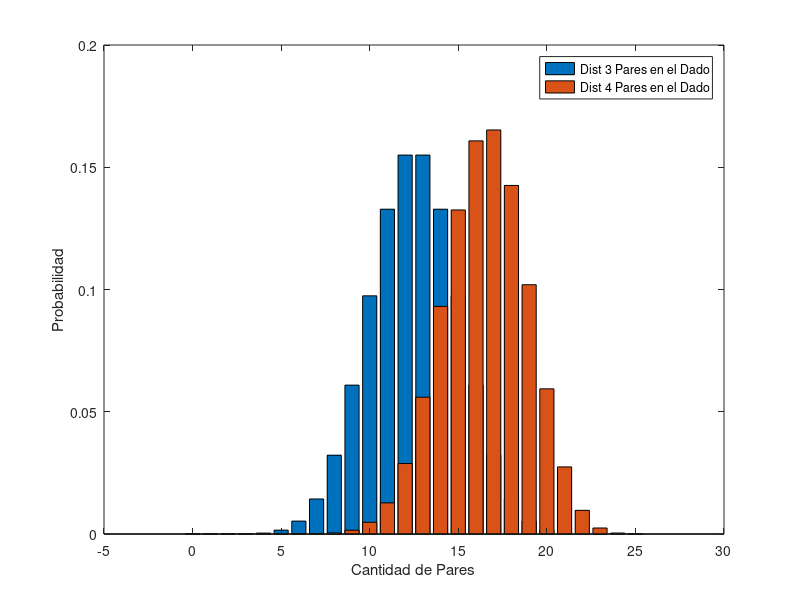
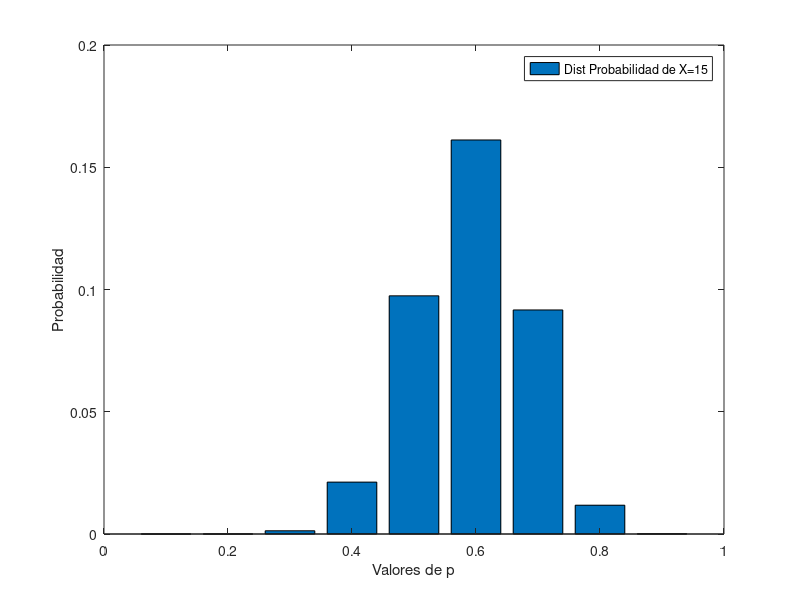
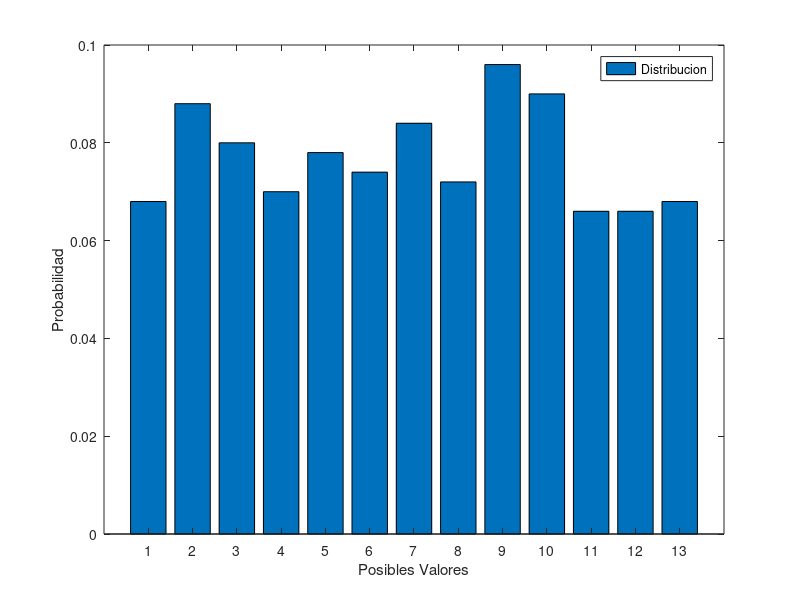

Recreate these plots in MATLAB, in order. (Note: this script raises an error after producing the figures.)
%% 4a.	Defina dos hipótesis diferentes con respecto al funcionamiento del dado y tradúzcalas a parámetros específicos de una distribución de probabilidad relevante. [1p]

%cantidad de intentos
n=25;
%arreglo con cada valor de X
X1=0:n;
X2=0:n;

%probabilidad de dado normal 3 pares posible de 6 = 3/6 = 1/2
P1 = 0.5;
%probabilidad que el dado tuviese 4 numeros pares 6 = 4/6 = 2/3
P2 = 0.66;

%evaluar la probabilidad binominal  para cada posible valor de la variable aleatoria
D1 = binopdf(X1,n,P1);
D2 = binopdf(X2,n,P2);


%% 4b.	Grafique ambas distribuciones en un mismo gráfico. [1p]

figure("Name", "4b."),
bar(X1,D1,'DisplayName','Dist 3 Pares en el Dado');
hold on;
bar(X2,D2,'DisplayName','Dist 4 Pares en el Dado');
xlabel("Cantidad de Pares");
ylabel("Probabilidad");
hold off;
lgd1 = legend;
%%	4c. Calcule la probabilidad P(X=15|Bino_(n,p) ) de obtener el valor X=15 en su variable, como función del parámetro p. Para ello, elija un conjunto de valores de p y calcule en cada caso la probabilidad requerida. [1p]

%conjunto de valores de p
p = [0.1, 0.2 , 0.3, 0.4, 0.5, 0.6, 0.7, 0.8, 0.9];
%valor variable aleatoria X=15
X=15;
probvalores_p=[];
for ii=1:numel(p)
    %evaluar la probabilidad binominal de la variable aleatoria X=15
    probvalores_p(ii)=binopdf(X,n,p(ii));
end



%%	4d. Presente los resultados de la pregunta c en un gráfico P(X=15|Bino_(n,p) ) versus p. [1p]

figure("Name","4d");
bar(p,probvalores_p,'DisplayName','Dist Probabilidad de X=15');
hold on;
xlabel("Valores de p");
ylabel("Probabilidad");
hold off;
lgd1 = legend;;

%% 5a.	Defina una variable aleatoria X que: se distribuya de manera uniforme, sea simulable en código Matlab y sea diferente a las analizadas en clases, [1p]

%X: posibilidad de obtener  un AS de una baraja de 52 cartas inglesa sin los
%comodines con reposicion asumiendo el AS como numero 13 - Jack -10 Reina-11  Rey-12 .
%referencia baraja inglesa https://es.wikipedia.org/wiki/Baraja_inglesa#/media/Archivo:Set_of_playing_cards_52.JPG


%valores posibles
val_posibles=13;

%resultados posibles del evento
resultado_posibles_de_X=4;

%total de elementos
total_resultados_posibles=52;

%probabilidad asociada equiprobable
p=resultado_posibles_de_X/total_resultados_posibles;

%arreglo con cada valor de X
X5=1:val_posibles;

%% 5b.	Calcule el valor esperado E[X] y la varianza E[〖(X-μ)〗^2]. [1p]

%valor_esperado
valor_esperado=sum(X5*p);
disp("valor_esperado:" + valor_esperado);
%varianza E[〖(X-μ)〗^2]
EXArray=power((X5-valor_esperado),2);
Varianza = sum(EXArray)/val_posibles;
disp("Varianza:" + Varianza);
%% 5c. Produzca un conjunto de N valores de la variable (N≥500), y construya la distribución de probabilidad “empírica” de la variable a partir de estos N valores. [2p]

% dimension del conjunto
n=500;

% simular intentos
empirica=randi([1 val_posibles],n ,1);
value_unique_empirica=unique(empirica) ;
p_empirica = [];
% ciclo para contar cuantos valores unicos aparecieron en la simulacion
% y obtener su promedio por intento
for j=1:numel(value_unique_empirica)
    cuantos=sum(empirica==value_unique_empirica(j));
    p_empirica(j) = cuantos/n    ;
end

figure("Name","5c");
bar(value_unique_empirica, p_empirica,'DisplayName','Distribucion');
xlabel("Posibles Valores");
ylabel("Probabilidad");
lgd1 = legend;

%% 5d.	Simule un procedimiento de muestreo de una población de la variable X, donde pueda tomar m muestras de tamaño n y calcular la media de cada muestra. [1p]


%tamano de cada muestra
n=15;
%cantidad  de muestras 
m=100;

%simulacion donde el tamaño de las muestras son el largo de la columna y
%cada muestra se almacena en cada columna n x m
simu=randi([1 val_posibles],n ,m);
%promedio de los valores de las muestras
prom=mean(simu);
%redondeo de las cifras para evitar tanta dispersion del grafico
prom=round(prom,1);
%obtener cuantos valores de promedios diferentes aparecieron en el grafico
value_unique_=unique(prom) ;
p_ = [];
for ii=1:numel(value_unique_)
    cuantos=sum(prom==value_unique_(ii));
    p_(ii) = cuantos/m;
end

figure("Name","5d")
bar(value_unique_, p_,'DisplayName',m + " muestras de n=" + n)
xlabel("Medias de cada muestra")
ylabel("Probabilidad")
lgd1 = legend;


%% 5e.	Construya y grafique distribuciones muestrales de la media para n=5, n=10, n=20, n=30. Para ello utilice m≥100. [1p]

%tamaño de las muestras n=10, n=10, n=10, n=30
nArray=[5 10 20 30];
%cantidad muestras
m=100;
for xx=1:numel(nArray)
    simu2=randi([1 val_posibles],nArray(xx) ,m);
    prom2=mean(simu2);
    prom2=round(prom2,1);
    value_unique_2=unique(prom2) ;
    p_2 = [];
    for ii=1:numel(value_unique_2)
        cuantos=sum(prom2==value_unique_2(ii));
        p_2(ii) = cuantos/m;
    end
    
    figure("Name","5e n="+nArray(xx))
    bar(value_unique_2, p_2,'DisplayName',m + " muestras de n =" + nArray(xx))
    xlabel("Medias de cada muestra")
    ylabel("Probabilidad")
    lgd1 = legend;
    
end 


%% 5f.	Grafique las medias de las distribuciones muestrales como función del tamaño de muestra n, para n desde 2 hasta 100. Incluya en el gráfico, como referencia, el valor teórico de la población μ=E[X]. [1p] 

%inicio de tamaño de muestras
nInicio=2;
%fin de tamaño de muestras
nFin=100;
%todos loa valores entre tamaños de muestras
nArray=nInicio:nFin;
%arreglo para almacenar la media de 
promedios=[];

%ciclo para sacar las medias de n= 2 a 100
for xx=1:numel(nArray)
    simu3=randi([1 val_posibles],nArray(xx),1);
    %se saca el promedio de cada muestra
    prom3=mean(simu3);
    promedios(xx)=round(prom3,1);
end 
    
    % valor teorico de la poblacion 
    vteorico= sum (1:val_posibles) / val_posibles;
    figure("Name","5f Dist de medias n="+nInicio+" hasta " +nFin) ;
    plot(nArray,promedios,'DisplayName',"Dist de medias de n ="+nInicio+" hasta " +nFin );
    %linea para graficar el valor teorico
    line([nFin;0],[vteorico;vteorico],'linestyle','-','DisplayName',"Valor Teorico","Color","red");
    hold on
    
    dim=[.3 .8 .2 0];
    
    annotation('textbox',dim,'String',"Valor teorico:" + vteorico,'FitBoxToText','on','FontSize',8);
    xlabel("Valores de tamaños de muestra ");
    ylabel("Medias")
    lgd1 = legend;
    
    

    
    